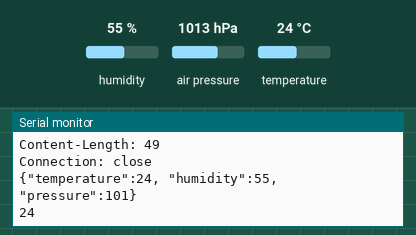
Simulated run of this program. Board: Arduino MKR. Parts: the last lines printed to the serial monitor. The inputs (shaded band) are chosen by the test bench; at power-on: humidity 55 %, air pressure 1013 hPa, temperature 24 °C. WiFi joins after 1.5 s; servers stay silent unless stated.

Above: at 12.7 s.
12.8 s: humidity set to 22 %
At 12.87 s:
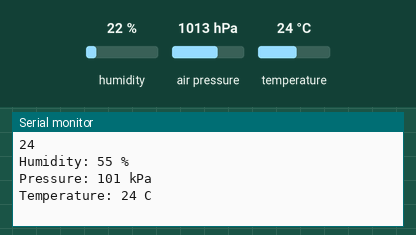
14.4 s: air pressure set to 952 hPa
At 15.8 s:
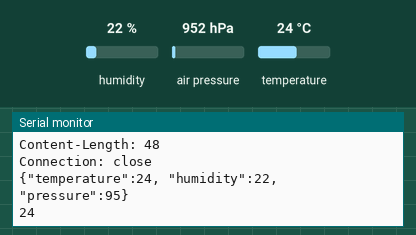
16.0 s: temperature set to 12 °C
At 16.9 s:
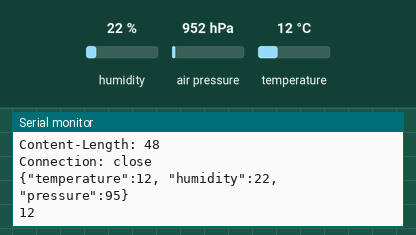

The program:

main.cpp
```cpp
#include <Arduino.h>
#include <Arduino_MKRENV.h>
#include <WiFiNINA.h>
#include <ArduinoJson.h>

void WifiStatus();

char ssid[] = "student-FoU";
char pass[] = "stud2018";
//char server[] = "10.245.30.80";
int status = WL_IDLE_STATUS;

WiFiClient client;

int humidity;
int pressure;
int temperature;

void setup() {
  // put your setup code here, to run once:
  Serial.begin(9600);
  //delay(1500);

  // attempt to connect to Wifi network:
  while (status != WL_CONNECTED) {
    Serial.print("Attempting to connect to WPA SSID: ");
    Serial.println(ssid);
    // Connect to WPA/WPA2 network:
    status = WiFi.begin(ssid, pass);

    // wait 10 seconds for connection:
    delay(10000);
  }

  // you're connected now, so print out the data:
  Serial.println("You're connected to the network");

  WifiStatus();

  if (!ENV.begin()) {
    Serial.println("Failed to initialize MKR ENV shield!");
    while(1);
  }
}

void loop() {
  // put your main code here, to run repeatedly:
  humidity = int(ENV.readHumidity());
  pressure = int(ENV.readPressure());
  temperature = int(ENV.readTemperature());
  Serial.print("Humidity: ");
  Serial.print(humidity);
  Serial.println(" %");
  Serial.print("Pressure: ");
  Serial.print(pressure);
  Serial.println(" kPa");
  Serial.print("Temperature: ");
  Serial.print(temperature);
  Serial.println(" C");


  char body[100] = {0};

String temperature_s = String(temperature);
String humidity_s = String(humidity);
String pressure_s = String(pressure);
sprintf(body, "{\"temperature\":%s, \"humidity\":%s, \"pressure\":%s}", temperature_s.c_str(), humidity_s.c_str(), pressure_s.c_str());

if (client.connect("10.225.147.174", 9090)) {
  client.println("POST /api/v1/N07wXpUQIKZFcgHBbtoj/telemetry HTTP/1.1");
  client.println("Host: 10.245.30.80");
  client.println("Content-Type: application/json");
  client.print("Content-Length: ");
  client.println(strlen(body));
  client.println("Connection: close");
  client.println();
  client.println(body);
 } else{
   Serial.println("Not working...");
 }

Serial.println("POST /api/v1/N07wXpUQIKZFcgHBbtoj/telemetry HTTP/1.1");
  Serial.println("Host: localhost");
  Serial.println("Content-Type: application/json");
  Serial.print("Content-Length: ");
  Serial.println(strlen(body));
  Serial.println("Connection: close");
  Serial.println();
  Serial.println(body);
 Serial.println(temperature_s.c_str());

  delay(1000);
}

void WifiStatus() {
  // print board's IP address:
  IPAddress ip = WiFi.localIP();
  Serial.print("IP Address: ");
  Serial.println(ip);
}
```

Measured:
- after the input at 14.4 s, the serial monitor: prints a new line after 0.73 s (image 2)
- after the input at 16.0 s, the serial monitor: prints a new line after 0.34 s (image 3)
